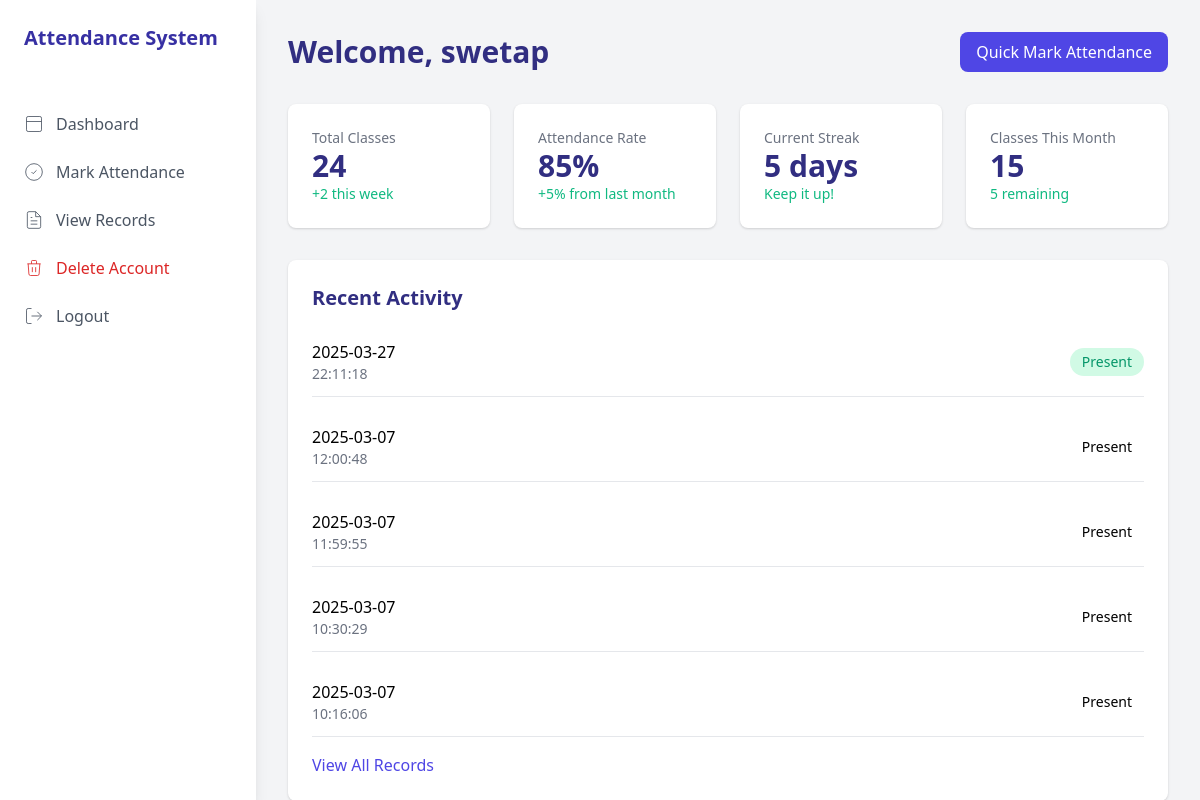
/dashboard (signed in), run on the app's committed database.
### tables this page shows
CREATE TABLE users (
        user_id INTEGER PRIMARY KEY AUTOINCREMENT,
        username TEXT UNIQUE NOT NULL,
        password TEXT NOT NULL,
        role TEXT NOT NULL,
        department TEXT,
        registration_time TIMESTAMP DEFAULT CURRENT_TIMESTAMP
    );

CREATE TABLE attendance (
        id INTEGER PRIMARY KEY AUTOINCREMENT,
        user_id INTEGER,
        course_id INTEGER,
        time TEXT,
        date TEXT,
        FOREIGN KEY(user_id) REFERENCES users(user_id),
        FOREIGN KEY(course_id) REFERENCES courses(course_id)
    );

### app.py (the view, shortened to what this page needs)
@app.route('/dashboard')
def dashboard():
    if 'username' not in session:
        return redirect(url_for('login'))
    conn = sqlite3.connect(DATABASE_PATH)
    c = conn.cursor()
    if session['role'] == 'teacher':
        c.execute("""
            SELECT users.username, attendance.date, attendance.time
            FROM attendance
            JOIN users ON attendance.user_id = users.user_id
            ORDER BY attendance.date DESC, attendance.time DESC
            LIMIT 5
        """)
    else:
        c.execute("""
            SELECT users.username, attendance.date, attendance.time
            FROM attendance
            JOIN users ON attendance.user_id = users.user_id
            WHERE users.username = ?
            ORDER BY attendance.date DESC, attendance.time DESC
            LIMIT 5
        """, (session['username'],))
    records = c.fetchall()
    course_counts = {}
    conn.close()
    return render_template('dashboard.html',
                         records=records,
                         role=session['role'],
                         course_counts=course_counts)

### templates/dashboard.html (shortened to what this page needs)
<!DOCTYPE html>
<html lang="en">
<head>
    <link href="https://cdnjs.cloudflare.com/ajax/libs/tailwindcss/2.2.19/tailwind.min.css" rel="stylesheet">
</head>
<body class="bg-gray-100">
    <div class="flex h-screen">
        <div class="w-64 bg-white shadow-lg">
            <div class="p-6">
                <h1 class="text-xl font-bold text-indigo-800">Attendance System</h1>
            </div>
            <nav class="mt-6">
                <a href="{{ url_for('dashboard') }}" class="flex items-center px-6 py-3 text-gray-600 hover:bg-indigo-50 hover:text-indigo-700">
                    <svg class="w-5 h-5 mr-3" viewBox="0 0 24 24" fill="none" stroke="currentColor">
                        <rect x="3" y="3" width="18" height="18" rx="2" />
                        <path d="M3 9h18" />
                    </svg>
                    Dashboard
                </a>
                <a href="{{ url_for('mark_attendance') }}" class="flex items-center px-6 py-3 text-gray-600 hover:bg-indigo-50 hover:text-indigo-700">
                    <svg class="w-5 h-5 mr-3" viewBox="0 0 24 24" fill="none" stroke="currentColor">
                        <path d="M9 12l2 2 4-4" />
                        <circle cx="12" cy="12" r="10" />
                    </svg>
                    Mark Attendance
                </a>
                <a href="{{ url_for('view_records') }}" class="flex items-center px-6 py-3 text-gray-600 hover:bg-indigo-50 hover:text-indigo-700">
                    <svg class="w-5 h-5 mr-3" viewBox="0 0 24 24" fill="none" stroke="currentColor">
                        <path d="M14 2H6a2 2 0 0 0-2 2v16a2 2 0 0 0 2 2h12a2 2 0 0 0 2-2V8z" />
                        <path d="M14 2v6h6" />
                        <path d="M16 13H8" />
                        <path d="M16 17H8" />
                        <path d="M10 9H8" />
                    </svg>
                    View Records
                </a>
                {% if session.get('role') == 'student' %}
                <a href="{{ url_for('delete_account') }}" class="flex items-center px-6 py-3 text-red-600 hover:bg-red-50 hover:text-red-700">
                    <svg class="w-5 h-5 mr-3" viewBox="0 0 24 24" fill="none" stroke="currentColor">
                        <path d="M19 7l-.867 12.142A2 2 0 0116.138 21H7.862a2 2 0 01-1.995-1.858L5 7m5 4v6m4-6v6m1-10V4a1 1 0 00-1-1h-4a1 1 0 00-1 1v3M4 7h16" />
                    </svg>
                    Delete Account
                </a>
                {% endif %}
                <a href="{{ url_for('logout') }}" class="flex items-center px-6 py-3 text-gray-600 hover:bg-indigo-50 hover:text-indigo-700 mt-auto">
                    <svg class="w-5 h-5 mr-3" viewBox="0 0 24 24" fill="none" stroke="currentColor">
                        <path d="M9 21H5a2 2 0 0 1-2-2V5a2 2 0 0 1 2-2h4" />
                        <polyline points="16 17 21 12 16 7" />
                        <line x1="21" y1="12" x2="9" y2="12" />
                    </svg>
                    Logout
                </a>
            </nav>
        </div>
        <div class="flex-1 p-8">
            <div class="flex justify-between items-center mb-8">
                <h1 class="text-3xl font-bold text-indigo-900">Welcome, {{ session.get('username', 'User') }}</h1>
                <a href="{{ url_for('mark_attendance') }}" class="px-4 py-2 bg-indigo-600 text-white rounded-lg hover:bg-indigo-700">
                    Quick Mark Attendance
                </a>
            </div>
            <div class="grid grid-cols-4 gap-6 mb-8">
                <div class="bg-white p-6 rounded-lg shadow">
                    <h2 class="text-gray-500 text-sm font-medium">Total Classes</h2>
                    <p class="text-3xl font-bold text-indigo-900">24</p>
                    <p class="text-green-500 text-sm">+2 this week</p>
                </div>
                <div class="bg-white p-6 rounded-lg shadow">
                    <h2 class="text-gray-500 text-sm font-medium">Attendance Rate</h2>
                    <p class="text-3xl font-bold text-indigo-900">85%</p>
                    <p class="text-green-500 text-sm">+5% from last month</p>
                </div>
                <div class="bg-white p-6 rounded-lg shadow">
                    <h2 class="text-gray-500 text-sm font-medium">Current Streak</h2>
                    <p class="text-3xl font-bold text-indigo-900">5 days</p>
                    <p class="text-green-500 text-sm">Keep it up!</p>
                </div>
                <div class="bg-white p-6 rounded-lg shadow">
                    <h2 class="text-gray-500 text-sm font-medium">Classes This Month</h2>
                    <p class="text-3xl font-bold text-indigo-900">15</p>
                    <p class="text-green-500 text-sm">5 remaining</p>
                </div>
            </div>
            <div class="bg-white rounded-lg shadow p-6">
                <h2 class="text-xl font-bold text-indigo-900 mb-4">Recent Activity</h2>
                <div class="space-y-4">
                    {% for record in records %}
                    <div class="flex items-center justify-between py-3 border-b">
                        <div>
                            <h3 class="font-medium">{{ record[1] }}</h3>
                            <p class="text-sm text-gray-500">{{ record[2] }}</p>
                        </div>
                        <span class="px-3 py-1 text-sm {% if loop.index0 == 0 %}text-green-600{% else %}text-orange-600{% endif %} bg-{% if loop.index0 == 0 %}green{% else %}orange{% endif %}-100 rounded-full">
                            {% if loop.index0 == 0 %}Present{% else %}Present{% endif %}
                        </span>
                    </div>
                    {% endfor %}
                </div>
                <a href="{{ url_for('view_records') }}" class="mt-4 inline-block text-indigo-600 hover:text-indigo-800">View All Records</a>
            </div>
        </div>
    </div>
</body>
</html>

### data on the page
users: get "swetap"
attendance: date "2025-03-27", time "22:11:18", shows "Present"
attendance: date "2025-03-07", time "12:00:48", shows "Present"
attendance: date "2025-03-07", time "11:59:55", shows "Present"
attendance: date "2025-03-07", time "10:30:29", shows "Present"
attendance: date "2025-03-07", time "10:16:06", shows "Present"
